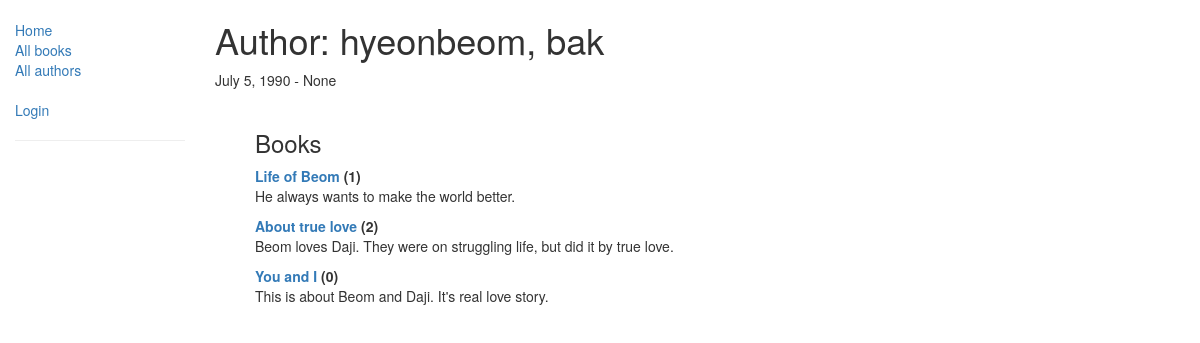
The app's page /catalog/author/1 with its own data.
### catalog/models.py (models this page shows, shortened)
class Author(models.Model):
    first_name = models.CharField(max_length=100)
    last_name = models.CharField(max_length=100)
    date_of_birth = models.DateField(null=True, blank=True)
    date_of_death = models.DateField('died', null=True, blank=True)
    class Meta:
        ordering = ["last_name", "first_name"]

class Book(models.Model):
    title = models.CharField(max_length=200)
    author = models.ForeignKey('Author', on_delete=models.SET_NULL, null=True)
    summary = models.TextField(max_length=1000, help_text='Enter a brief description of the book.')
    isbn = models.CharField('ISBN', max_length=13, help_text='13 Character <a href="https://www.isbn-international.org/content/what-isbn">ISBN number</a>')
    genre = models.ManyToManyField(Genre, help_text="Select a genre for this book.")
    language = LanguageField(default='English')
    def get_absolute_url(self):
        return reverse('book-detail', args=[str(self.id)])
    def display_genre(self):
        return ', '.join([genre.name for genre in self.genre.all()[:3]])
    display_genre.short_description = 'Genre'

### catalog/views.py (the view)
# urls.py: path('author/<int:pk>', views.AuthorDetailView.as_view(), name='author-detail'),
class AuthorDetailView(generic.DetailView):
    model = Author

### catalog/templates/catalog/author_detail.html
{% extends "base_generic.html" %}
{% block content %}
    <h1>Author: {{ author.first_name }}, {{ author.last_name }}</h1>
    <span>{{ author.date_of_birth }} - {{ author.date_of_death }}</span>
    <br>
    <br>
    <ul>
    <h3>Books</h3>
        {% if author %}
            {% for author_book in author.book_set.all %}
            <div>
                <span>
                    <strong><a href="{{ author_book.get_absolute_url }}">{{ author_book.title }}</a></strong>
                    <strong><span>({{ author_book.bookinstance_set.count }})</span></strong>
                </span>
                <p>{{ author_book.summary }}</p>
            </div>
            {% endfor %}
        {% else %}
        <p>There are no books in the library.</p>
        {% endif %}
    </ul>
{% endblock %}

### records on screen
Author: first_name "hyeonbeom", last_name "bak", date_of_birth "July 5, 1990", date_of_death "None"
Book: title "Life of Beom", bookinstance_set.count "1", summary "He always wants to make the world better."
Book: title "About true love", bookinstance_set.count "2", summary "Beom loves Daji. They were on struggling life, but did it by true love."
Book: title "You and I", bookinstance_set.count "0", summary "This is about Beom and Daji. It's real love story."
